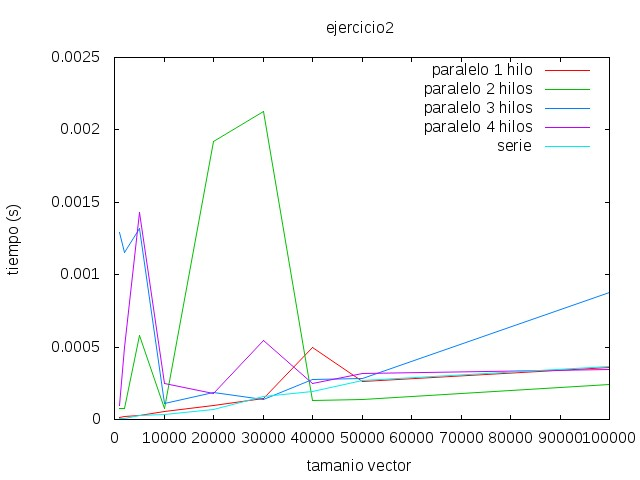

The gnuplot source for this figure:
#!/usr/bin/gnuplot
#chmod +x ejemploGNUplot.gp

# Salida por pantalla simple: sudo apt-get install gnuplot-x11; set term 11
set term dumb

#set data style points
set title "ejercicio2"
set xlabel "tamanio vector"
set ylabel "tiempo (s)"
plot "ejercicio2par-1.output" using 1:2 with lines title "paralelo 1 hilo", "ejercicio2par-2.output" using 1:2 with lines title "paralelo 2 hilos", "ejercicio2par-3.output" using 1:2 with lines title "paralelo 3 hilos", "ejercicio2par-4.output" using 1:2 with lines title "paralelo 4 hilos", "ejercicio2ser.output" using 1:2 with lines title "serie"

# Para salida a un archivo tipo portable network graphics
set term jpeg
set output "ejercicio2.jpeg"
replot

set xlabel "tamanio vector"
set ylabel "speedup"
plot "speedups.output" using 1:2 with lines title "1 hilo", "speedups.output" using 1:3 with lines title "2 hilos", "speedups.output" using 1:4 with lines title "3 hilos", "speedups.output" using 1:5 with lines title "4 hilos"
set term jpeg
set output "ejercicio2speedups.jpeg"
replot

# Cierra el archivo de salida
set output
